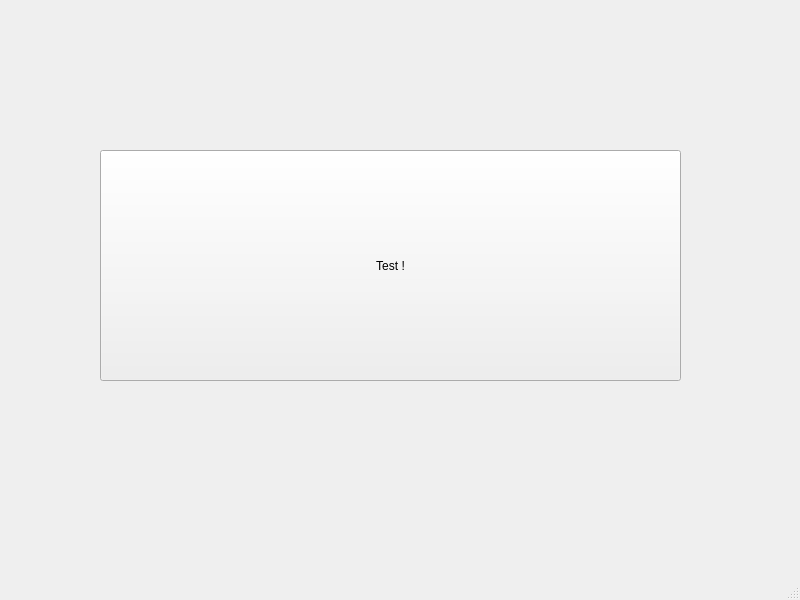
<?xml version="1.0" encoding="UTF-8"?>
<ui version="4.0">
 <class>MainWindow</class>
 <widget class="QMainWindow" name="MainWindow">
  <property name="geometry">
   <rect>
    <x>0</x>
    <y>0</y>
    <width>800</width>
    <height>600</height>
   </rect>
  </property>
  <property name="windowTitle">
   <string>MainWindow</string>
  </property>
  <widget class="QWidget" name="centralwidget">
   <widget class="QPushButton" name="pushButton">
    <property name="geometry">
     <rect>
      <x>100</x>
      <y>150</y>
      <width>581</width>
      <height>231</height>
     </rect>
    </property>
    <property name="text">
     <string>Test !</string>
    </property>
   </widget>
  </widget>
  <widget class="QMenuBar" name="menubar">
   <property name="geometry">
    <rect>
     <x>0</x>
     <y>0</y>
     <width>800</width>
     <height>20</height>
    </rect>
   </property>
  </widget>
  <widget class="QStatusBar" name="statusbar"/>
 </widget>
 <resources/>
 <connections/>
</ui>
